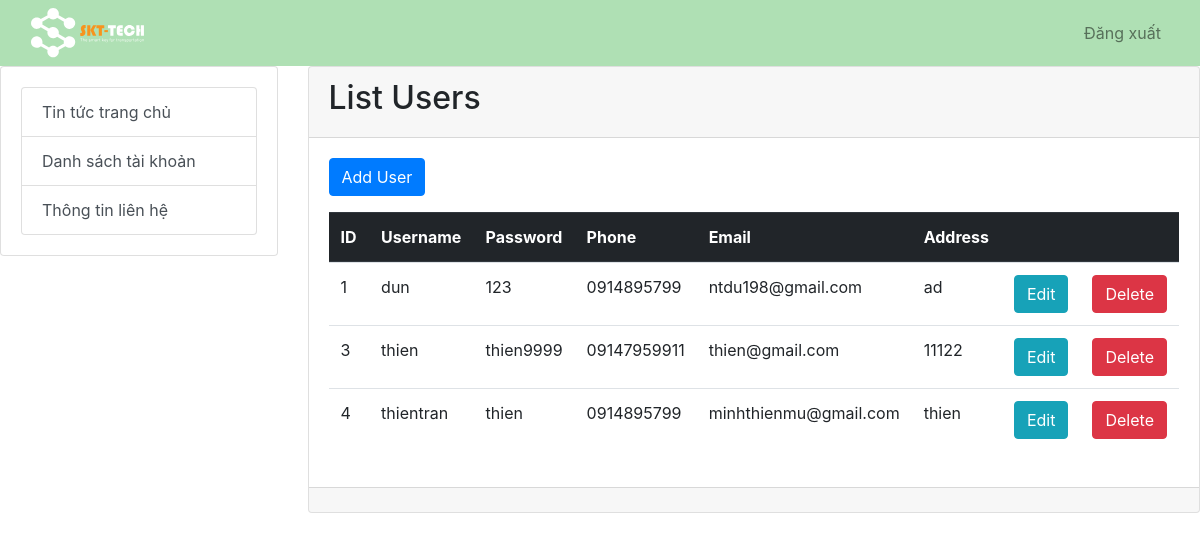
/admin/index.php?p=user (signed in), run on the app's committed database.
### tables this page shows
CREATE TABLE `user` (
  `id` int(100) NOT NULL,
  `username` varchar(50) NOT NULL,
  `password` varchar(50) NOT NULL,
  `phone` varchar(50) NOT NULL,
  `email` varchar(50) NOT NULL,
  `address` varchar(200) NOT NULL,
  `role` int(11) DEFAULT NULL
);

### admin/user.php (the view)
<?php
    $sql = "SELECT * FROM user";
    $users = $conn->query($sql);
?>
<div class="card">
    <div class="card-header">
        <h2>List Users</h2>
    </div>
    <div class="card-body">
        <a class="btn btn-primary" style="margin-bottom: 1rem" href="index.php?p=adduser" role="button">Add User</a>
        <table class="table">
            <thead class="thead-dark">
                <tr>
                    <th width='10%'>ID</th>
                    <th width='15%'>Username</th>
                    <th width='12%'>Password</th>
                    <th width='12%'>Phone</th>
                    <th width='15%'>Email</th>
                    <th width='20%'>Address</th>
                    <th width='6%'></th>
                    <th width='6%'></th>
                </tr>
            </thead>
            <tbody>
                <tr>
                    <?php
                        while($row = $users->fetch_array(MYSQLI_ASSOC)) { ?>
                        <tr>
                            <td><?php echo $row['id']; ?></td>
                            <td><?php echo $row['username']; ?></td>
                            <td><?php echo $row['password']; ?></td>
                            <td><?php echo $row['phone']; ?></td>
                            <td><?php echo $row['email']; ?></td>
                            <td><?php echo $row['address']; ?></td>
                            <td>
                                <a class="btn btn-info" href="index.php?p=edituser&id=<?php echo $row['id']; ?>" role="button">Edit</a>
                            </td>
                            <td>
                                <a class="btn btn-danger" href="index.php?p=deleteuser&id=<?php echo $row['id']; ?>" role="button"  onclick="return confirm('Are you sure?');">Delete</a>
                            </td>
                        </tr>
                    <?php } ?>
                </tr>
            </tbody>
        </table>
    </div>
    <div class="card-footer text-muted">
    </div>
</div>

### admin/index.php (shortened to what this page needs)
<?php
    require "../db/dbCon.php";
    if(isset($_GET['p'])) {
        $p = $_GET['p'];
    } else {
        $p = "";
    }
?>
<!DOCTYPE html>
<html lang="vi">
<head>
	<link rel="stylesheet" href="https://maxcdn.bootstrapcdn.com/bootstrap/4.1.3/css/bootstrap.min.css">
    <link href="https://use.fontawesome.com/releases/v5.0.4/css/all.css" rel="stylesheet">
    <link href="css/layout.css" rel="stylesheet">
</head>
<body>
<div id="header">
    <?php
        require_once "./header.php";
    ?>
</div>
<div id="body">
<div class="container-fluit">
    <div class=row>
        <div class="col-sm-3">
        <?php
            require_once "./menu.php";
        ?>
        </div>
        <div class="col-sm-9">
        <?php
            switch ($p) {
                case 'user':
                    require_once 'user.php';
                    break;
            }
        ?>
        </div>
    </div>
</div>
</div>
</body>
</html>

### admin/header.php (shortened to what this page needs)
<nav class="navbar navbar-expand-md navbar-light bg-light sticky-top">
	<div class="container-fluid">
		<a class="navbar-branch" href="#">
			<img src="../img/logo-white.svg" height="50" alt="image">
		</a>
		<div class="collapse navbar-collapse" id="navbarResponsive">
			<ul class="navbar-nav ml-auto">
				<li class="nav-item">
					<a class="nav-link" href="logout.php">Đăng xuất</a>
                </li>
			</ul>
		</div>
	</div>
</nav>

### admin/menu.php
<div class="card">
  <div class="card-body">
    <div class="list-group">
    <a href="index.php?p=homenews" class="list-group-item list-group-item-action" aria-current="true">Tin tức trang chủ</a>
    <a href="index.php?p=user" class="list-group-item list-group-item-action">Danh sách tài khoản</a>
    <a href="index.php?p=contact" class="list-group-item list-group-item-action">Thông tin liên hệ</a>
    </div>
  </div>
</div>

### admin/css/layout.css (style rules this page uses)
.navbar { background: #AFE0B4 !important; }

### data on the page
user: id "1", username "dun", password "123", phone "0914895799", email "ntdu198@gmail.com", address "ad"
user: id "3", username "thien", password "thien9999", phone "09147959911", email "thien@gmail.com", address "11122"
user: id "4", username "thientran", password "thien", phone "0914895799", email "minhthienmu@gmail.com", address "thien"
